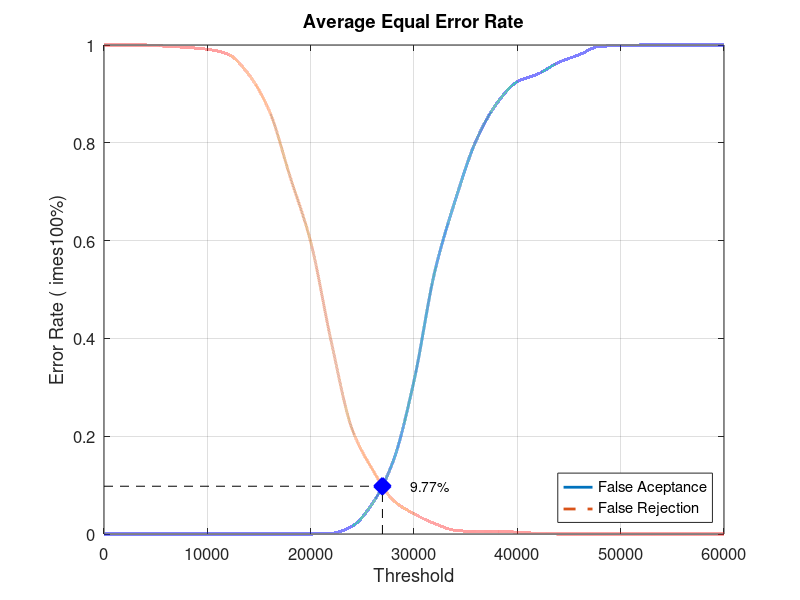
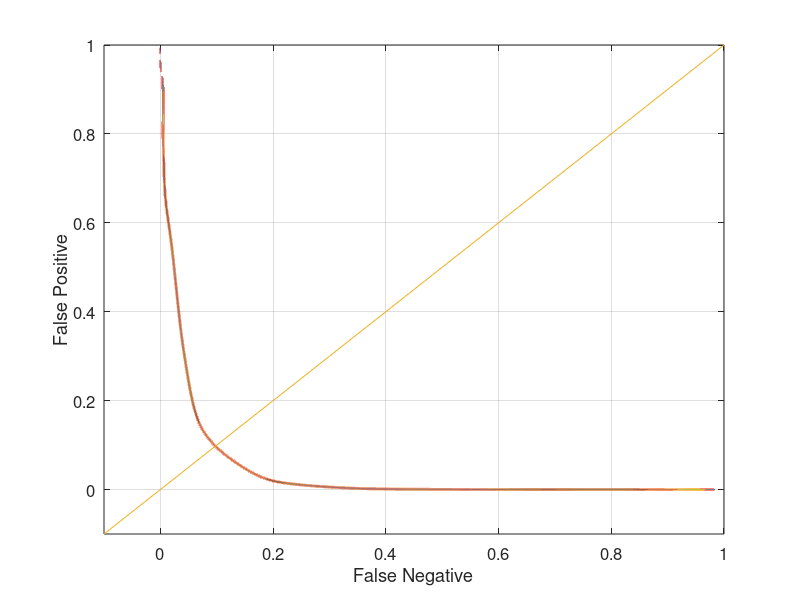

MATLAB code for these plots, in order:
close all;
clear;
clc;
x = 0:2000:60000;
xq = 0:0.5:60000;

y0 = [0 0 0 0 0 0 0 0 0 0 0 0.00131579 0.0157895 0.0631579 0.15 0.313158 0.535526 0.682895 0.803947 0.880263 0.925 0.940789 0.964474 0.980263 0.997368 0.998684 1 1 1 1 1]
yy0 = interp1(x, y0, xq, 'pchip');
y1 = [1 1 1 0.9975 0.995 0.99125 0.98125 0.94 0.865 0.73125 0.5975 0.3925 0.215 0.13125 0.06875 0.04125 0.02125 0.0075 0.005 0.005 0.00375 0.00125 0 0 0 0 0 0 0 0 0]
yy1 = interp1(x, y1, xq, 'pchip');

% Calculating EER: 
y2 = abs(y0 - y1);
find(y2 == min(y2))
yy2 = abs(yy0 - yy1);
xEER = find(yy2 == min(yy2));
xEERIndex = xq(xEER) % X-axis EER
yEER = yy0(xEER) % Y-axis EER

main = figure
plot(xq, yy0,'-','LineWidth', 2);	hold on
plot(xq, yy1,'--','LineWidth', 2);	hold on
plot([xEERIndex xEERIndex], [0 yEER], 'k--');	hold on
plot([0 xEERIndex], [yEER yEER], 'k--');	hold on
plot(xEERIndex, yEER, 'bx', 'LineWidth', 10);	hold on
text(xEERIndex + 10 * xEERIndex / 100, yEER, [num2str(round((10000 * yEER)) / 100) '%'])
legend('False Aceptance', 'False Rejection', 'Location', 'SouthEast')
xlabel('Threshold')
ylabel('Error Rate (	imes100%)')
title('Average Equal Error Rate')
set(gca, 'FontSize', 12)
axis([0 60000 0 1])
grid on

print(main, 'Experiment2AverageMain', '-dpng');
FNRxFPR = figure('Color', [1 1 1]);
plot(yy1, yy0, '-', yy1, yy0, 'LineWidth', 2);
hold on
y = -0.1:0.1:1
plot(y, y); 
set(gca, 'FontSize', 12)
xlabel('False Negative')
ylabel('False Positive')
axis([-0.1 1 -0.1 1])
set(gca, 'FontSize', 12)
grid on

print(FNRxFPR, 'Experiment2AverageFNRxFPR','-dpng');
